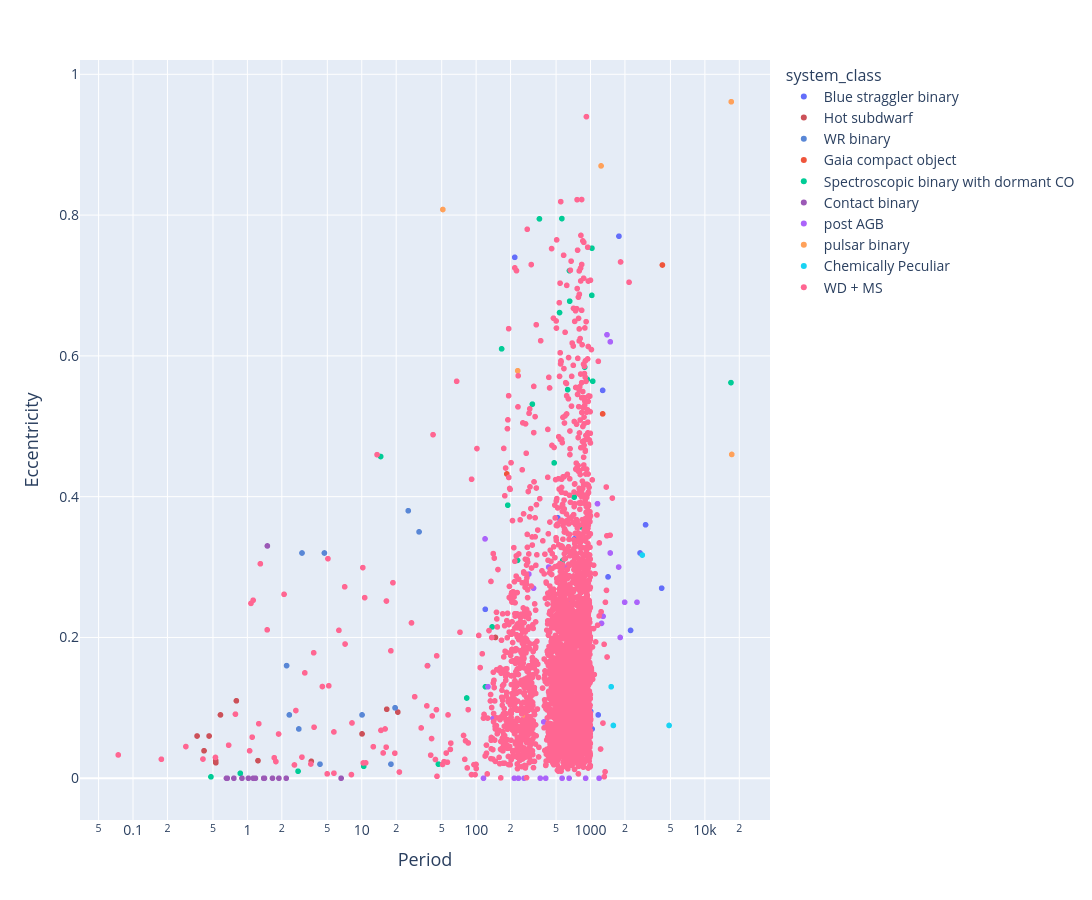

The notebook cell saved with this chart:
### Code cell
# custom color mapping
custom_colors = {
    'Hot subdwarf': '#cc5159',
    'Stripped star': '#3dceb4',
    'WR binary': '#5987d6',
    'Algol': '#f39c12',
    'Contact binary': '#9b59b6',
    'WD': '#95a5a6',
    'Barium star': '#e74c3c',
    'Post-CE': '#2ecc71',
    'NS': '#3498db',
    'BH': '#1abc9c',
}

fig = plotly_vars('Period', 'Eccentricity', pd_catalog_data, logx=True, logy=False, 
                  color_by='system_class', color_map=custom_colors)
fig.show()

### Figure 1 — Plotly figure (JSON) as saved in the notebook; plotly's stock layout.template omitted (floating-point values rounded to 4 significant figures; data arrays with more than 128 entries replaced by an {"elided": "..."} marker saying what was removed)
{"data": [{"customdata": {"elided": "17x9 str values"}, "hovertemplate": "Period=%{x:.3f}<br>Eccentricity=%{y:.3f}<br>System Name=%{customdata[0]}<br>Type1=%{customdata[1]}<br>Type2=%{customdata[2]}<br>evol_type_1=%{customdata[3]}<br>evol_type_2=%{customdata[4]}<br>obs_type_1=%{customdata[5]}<br>obs_type_2=%{customdata[6]}<extra></extra>", "legendgroup": "Blue straggler binary", "marker": {"color": "#636efa", "size": 6, "symbol": "circle"}, "mode": "markers", "name": "Blue straggler binary", "showlegend": true, "type": "scattergl", "x": [722.0, 2240.0, 1033.0, 1168.0, 3030.0, 546.7, 615.2, 1003.0, 1772.0, 690.0, 120.2, 1277.0, 1423.0, 2710.0, 517.0, 4190.0, 217.6], "xaxis": "x", "y": [0.34, 0.21, 0.07, 0.09, 0.36, 0.269, 0.21, 0.095, 0.77, 0.07, 0.24, 0.551, 0.286, 0.32, 0.37, 0.27, 0.74], "yaxis": "y"}, {"customdata": [["HD200310", "Be", "sdOB", "MS", "He-star", "Be", "sdOB", "Hot subdwarf", "Hot subdwarf"], ["PG1232-136", "", "", "MS", "He-star", "BH", "sdB", "Hot subdwarf", "Hot subdwarf"], ["CW831419-09", "", "", "MS", "He-star", "WD", "sdB", "Hot subdwarf", "Hot subdwarf"], ["GALEXJ2349+3844", "", "", "MS", "He-star", "WD/MS", "sdB", "Hot subdwarf", "Hot subdwarf"], ["NGC6026", "", "", "MS", "He-star", "WD", "sdB", "Hot subdwarf", "Hot subdwarf"], ["PG0001+275", "", "", "MS", "He-star", "WD", "sdB", "Hot subdwarf", "Hot subdwarf"], ["HFG1", "", "", "MS", "He-star", "G", "sdB", "Hot subdwarf", "Hot subdwarf"], ["EQPsc", "", "", "MS", "He-star", "M", "sdB", "Hot subdwarf", "Hot subdwarf"], ["PG0133+114", "", "", "MS", "He-star", "WD", "sdB", "Hot subdwarf", "Hot subdwarf"], ["PB7352", "", "", "MS", "He-star", "WD/MS", "sdB", "Hot subdwarf", "Hot subdwarf"], ["KIC11558725", "", "", "MS", "He-star", "WD", "sdB", "Hot subdwarf", "Hot subdwarf"], ["EGB5", "", "", "MS", "He-star", "WD/M", "sdB", "Hot subdwarf", "Hot subdwarf"], ["HD185510", "", "", "MS", "He-star", "K0", "sdB", "Hot subdwarf", "Hot subdwarf"]], "hovertemplate": "Period=%{x:.3f}<br>Eccentricity=%{y:.3f}<br>System Name=%{customdata[0]}<br>Type1=%{customdata[1]}<br>Type2=%{customdata[2]}<br>evol_type_1=%{customdata[3]}<br>evol_type_2=%{customdata[4]}<br>obs_type_1=%{customdata[5]}<br>obs_type_2=%{customdata[6]}<extra></extra>", "legendgroup": "Hot subdwarf", "marker": {"color": "#cc5159", "size": 6, "symbol": "circle"}, "mode": "markers", "name": "Hot subdwarf", "showlegend": true, "type": "scattergl", "x": [147.6, 0.363, 0.4178, 0.4625, 0.5281, 0.5298, 0.5816, 0.8008, 1.238, 3.622, 10.05, 16.54, 20.66], "xaxis": "x", "y": [0.2, 0.06, 0.039, 0.06, 0.025, 0.022, 0.09, 0.11, 0.025, 0.024, 0.063, 0.098, 0.094], "yaxis": "y"}, {"customdata": [["BAT99 19", "O6 V", "WR-WN4", "MS", "He-star", "O6 V", "WR-WN4", "WR binary", "WR binary"], ["BAT99 29", "B1.5 V", "WR-WN3", "MS", "He-star", "B1.5 V", "WR-WN3", "WR binary", "WR binary"], ["BAT99 43", "O9 V", "WR-WN3", "MS", "He-star", "O9 V", "WR-WN3", "WR binary", "WR binary"], ["BAT99 49", "O9 V", "WR-WN4", "MS", "He-star", "O9 V", "WR-WN4", "WR binary", "WR binary"], ["BAT99 59", "O9 V", "WR-WN4", "MS", "He-star", "O9 V", "WR-WN4", "WR binary", "WR binary"], ["BAT99 64", "O9 V", "WR-WN4", "MS", "He-star", "O9 V", "WR-WN4", "WR binary", "WR binary"], ["BAT99 71", "O6.5 V", "WR-WN3", "MS", "He-star", "O6.5 V", "WR-WN3", "WR binary", "WR binary"], ["BAT99 77", "O7.5 III", "WR-WN7", "MS", "He-star", "O7.5 III", "WR-WN7", "WR binary", "WR binary"], ["BAT99 92", "O6 V", "WR-WN3", "MS", "He-star", "O6 V", "WR-WN3", "WR binary", "WR binary"], ["BAT99 126", "O7 V", "WR-WN3", "MS", "He-star", "O7 V", "WR-WN3", "WR binary", "WR binary"], ["SMC AB 3", "O-O9", "WR-WN3", "MS", "He-star", "O-O9", "WR-WN3", "WR binary", "WR binary"], ["SMC AB 7", "O-O6 I", "WR-WN4", "MS", "He-star", "O-O6 I", "WR-WN4", "WR binary", "WR binary"], ["SMC AB 8", "O-O4 V", "WR-WO4", "MS", "He-star", "O-O4 V", "WR-WO4", "WR binary", "WR binary"]], "hovertemplate": "Period=%{x:.3f}<br>Eccentricity=%{y:.3f}<br>System Name=%{customdata[0]}<br>Type1=%{customdata[1]}<br>Type2=%{customdata[2]}<br>evol_type_1=%{customdata[3]}<br>evol_type_2=%{customdata[4]}<br>obs_type_1=%{customdata[5]}<br>obs_type_2=%{customdata[6]}<extra></extra>", "legendgroup": "WR binary", "marker": {"color": "#5987d6", "size": 6, "symbol": "circle"}, "mode": "markers", "name": "WR binary", "showlegend": true, "type": "scattergl", "x": [17.99, 2.202, 2.816, 31.69, 4.713, 37.59, 2.326, 3.003, 4.312, 25.5, 10.05, 19.56, 19.56], "xaxis": "x", "y": [0.02, 0.16, 0.07, 0.35, 0.32, 0.16, 0.09, 0.32, 0.02, 0.38, 0.09, 0.1, 0.1], "yaxis": "y"}, {"customdata": [["Gaia BH1", "MS", "BH", "MS", "BH", "", "", "Gaia compact object", "Gaia compact object"], ["Gaia BH2", "RG", "BH", "RGB", "BH", "RG", "", "Gaia compact object", "Gaia compact object"], ["Gaia BH3", "RG", "BH", "RGB", "BH", "RG", "", "Gaia compact object", "Gaia compact object"], ["Gaia NS1", "MS", "NS", "MS", "NS", "", "", "Gaia compact object", "Gaia compact object"]], "hovertemplate": "Period=%{x:.3f}<br>Eccentricity=%{y:.3f}<br>System Name=%{customdata[0]}<br>Type1=%{customdata[1]}<br>Type2=%{customdata[2]}<br>evol_type_1=%{customdata[3]}<br>evol_type_2=%{customdata[4]}<br>obs_type_1=%{customdata[5]}<br>obs_type_2=%{customdata[6]}<extra></extra>", "legendgroup": "Gaia compact object", "marker": {"color": "#EF553B", "size": 6, "symbol": "circle"}, "mode": "markers", "name": "Gaia compact object", "showlegend": true, "type": "scattergl", "x": [185.4, 1277.0, 4253.0, 730.9], "xaxis": "x", "y": [0.4323, 0.5176, 0.7291, 0.123], "yaxis": "y"}, {"customdata": {"elided": "33x9 str values"}, "hovertemplate": "Period=%{x:.3f}<br>Eccentricity=%{y:.3f}<br>System Name=%{customdata[0]}<br>Type1=%{customdata[1]}<br>Type2=%{customdata[2]}<br>evol_type_1=%{customdata[3]}<br>evol_type_2=%{customdata[4]}<br>obs_type_1=%{customdata[5]}<br>obs_type_2=%{customdata[6]}<extra></extra>", "legendgroup": "Spectroscopic binary with dormant CO", "marker": {"color": "#00cc96", "size": 6, "symbol": "circle"}, "mode": "markers", "name": "Spectroscopic binary with dormant CO", "showlegend": true, "type": "scattergl", "x": [10.4, 167.0, 14.63, 877.0, 189.1, 230.2, 310.2, 481.0, 497.6, 536.1, 561.8, 570.9, 631.8, 632.6, 636.1, 654.6, 657.4, 719.8, 827.0, 889.5, 938.3, 1027.0, 1029.0, 1046.0, 357.8, 82.72, 0.8666, 16910.0, 2.774, 120.6, 46.81, 0.4799, 138.0], "xaxis": "x", "y": [0.017, 0.61, 0.457, 0.05, 0.3879, 0.3095, 0.5314, 0.448, 0.168, 0.6615, 0.795, 0.3093, 0.552, 0.2668, 0.3228, 0.721, 0.6777, 0.3993, 0.357, 0.584, 0.5666, 0.686, 0.753, 0.564, 0.7946, 0.114, 0.007, 0.562, 0.01, 0.13, 0.02, 0.002, 0.215], "yaxis": "y"}, {"customdata": {"elided": "15x9 str values"}, "hovertemplate": "Period=%{x:.3f}<br>Eccentricity=%{y:.3f}<br>System Name=%{customdata[0]}<br>Type1=%{customdata[1]}<br>Type2=%{customdata[2]}<br>evol_type_1=%{customdata[3]}<br>evol_type_2=%{customdata[4]}<br>obs_type_1=%{customdata[5]}<br>obs_type_2=%{customdata[6]}<extra></extra>", "legendgroup": "Contact binary", "marker": {"color": "#9b59b6", "size": 6, "symbol": "circle"}, "mode": "markers", "name": "Contact binary", "showlegend": true, "type": "scattergl", "x": [2.185, 1.175, 1.387, 1.886, 1.124, 0.6668, 0.8966, 1.658, 1.495, 0.7619, 1.411, 1.141, 0.6563, 6.598, 1.019], "xaxis": "x", "y": [0.0, 0.0, 0.0, 0.0, 0.0, 0.0, 0.0, 0.0, 0.33, 0.0, 0.0, 0.0, 0.0, 0.0, 0.0], "yaxis": "y"}, {"customdata": {"elided": "33x9 str values"}, "hovertemplate": "Period=%{x:.3f}<br>Eccentricity=%{y:.3f}<br>System Name=%{customdata[0]}<br>Type1=%{customdata[1]}<br>Type2=%{customdata[2]}<br>evol_type_1=%{customdata[3]}<br>evol_type_2=%{customdata[4]}<br>obs_type_1=%{customdata[5]}<br>obs_type_2=%{customdata[6]}<extra></extra>", "legendgroup": "post AGB", "marker": {"color": "#ab63fa", "size": 6, "symbol": "circle"}, "mode": "markers", "name": "post AGB", "showlegend": true, "type": "scattergl", "x": [289.1, 1189.0, 871.7, 140.8, 1248.0, 1151.0, 317.6, 597.4, 1289.0, 1989.0, 906.3, 1488.0, 363.3, 259.6, 1818.0, 430.6, 234.4, 262.6, 215.4, 501.1, 1762.0, 390.2, 649.8, 1394.0, 519.7, 127.0, 119.6, 1489.0, 116.0, 406.0, 564.3, 662.2, 2550.0], "xaxis": "x", "y": [0.29, 0.0, 0.024, 0.085, 0.22, 0.39, 0.27, 0.3, 0.23, 0.25, 0.0, 0.32, 0.0, 0.21, 0.2, 0.3, 0.0, 0.0, 0.0, 0.2, 0.3, 0.08, 0.0, 0.63, 0.24, 0.13, 0.34, 0.62, 0.0, 0.0, 0.0, 0.25, 0.25], "yaxis": "y"}, {"customdata": [["PSR J0045-7319", "BIV", "NS", "MS", "NS", "BIV", "", "pulsar binary", "pulsar binary"], ["PSR B1259-63", "Be", "NS", "MS", "NS", "Be", "", "pulsar binary", "pulsar binary"], ["PSR J1638-4725", "B", "NS", "MS", "NS", "B", "", "pulsar binary", "pulsar binary"], ["PSR J2032+4127", "Be", "NS", "MS", "NS", "Be", "", "pulsar binary", "pulsar binary"], ["PSR J2108+4516", "O/Be", "NS", "MS", "NS", "O/Be", "", "pulsar binary", "pulsar binary"], ["PSR J0210+5845", "B6V", "NS", "MS", "NS", "B6V", "", "pulsar binary", "pulsar binary"]], "hovertemplate": "Period=%{x:.3f}<br>Eccentricity=%{y:.3f}<br>System Name=%{customdata[0]}<br>Type1=%{customdata[1]}<br>Type2=%{customdata[2]}<br>evol_type_1=%{customdata[3]}<br>evol_type_2=%{customdata[4]}<br>obs_type_1=%{customdata[5]}<br>obs_type_2=%{customdata[6]}<extra></extra>", "legendgroup": "pulsar binary", "marker": {"color": "#FFA15A", "size": 6, "symbol": "circle"}, "mode": "markers", "name": "pulsar binary", "showlegend": true, "type": "scattergl", "x": [51.17, 1237.0, 231.0, 17000.0, 269.4, 17180.0], "xaxis": "x", "y": [0.8079, 0.8699, 0.5789, 0.961, 0.08742, 0.46], "yaxis": "y"}, {"customdata": [["BD-10d4311", "sgCH", "WD", "RGB", "WD", "sgCH", "", "Chemically Peculiar", "Chemically Peculiar"], ["BD-18d255", "dBa", "WD", "MS", "WD", "dBa", "", "Chemically Peculiar", "Chemically Peculiar"], ["BD+18d5215", "dBa", "WD", "MS", "WD", "dBa", "", "Chemically Peculiar", "Chemically Peculiar"], ["HD98991", "dBa", "WD", "MS", "WD", "dBa", "", "Chemically Peculiar", "Chemically Peculiar"]], "hovertemplate": "Period=%{x:.3f}<br>Eccentricity=%{y:.3f}<br>System Name=%{customdata[0]}<br>Type1=%{customdata[1]}<br>Type2=%{customdata[2]}<br>evol_type_1=%{customdata[3]}<br>evol_type_2=%{customdata[4]}<br>obs_type_1=%{customdata[5]}<br>obs_type_2=%{customdata[6]}<extra></extra>", "legendgroup": "Chemically Peculiar", "marker": {"color": "#19d3f3", "size": 6, "symbol": "circle"}, "mode": "markers", "name": "Chemically Peculiar", "showlegend": true, "type": "scattergl", "x": [4865.0, 1585.0, 1516.0, 2836.0], "xaxis": "x", "y": [0.075, 0.075, 0.13, 0.317], "yaxis": "y"}, {"customdata": {"elided": "3383x9 str values"}, "hovertemplate": "Period=%{x:.3f}<br>Eccentricity=%{y:.3f}<br>System Name=%{customdata[0]}<br>Type1=%{customdata[1]}<br>Type2=%{customdata[2]}<br>evol_type_1=%{customdata[3]}<br>evol_type_2=%{customdata[4]}<br>obs_type_1=%{customdata[5]}<br>obs_type_2=%{customdata[6]}<extra></extra>", "legendgroup": "WD + MS", "marker": {"color": "#FF6692", "size": 6, "symbol": "circle"}, "mode": "markers", "name": "WD + MS", "showlegend": true, "type": "scattergl", "x": {"elided": "3383 float values"}, "xaxis": "x", "y": {"elided": "3383 float values"}, "yaxis": "y"}], "layout": {"height": 900, "legend": {"font": {"size": 14}, "title": {"font": {"size": 16}, "text": "system_class"}, "tracegroupgap": 0}, "margin": {"t": 60}, "width": 1200, "xaxis": {"anchor": "y", "domain": [0, 1], "tickfont": {"size": 14}, "title": {"font": {"size": 18}, "text": "Period"}, "type": "log"}, "yaxis": {"anchor": "x", "domain": [0, 1], "tickfont": {"size": 14}, "title": {"font": {"size": 18}, "text": "Eccentricity"}}}}
